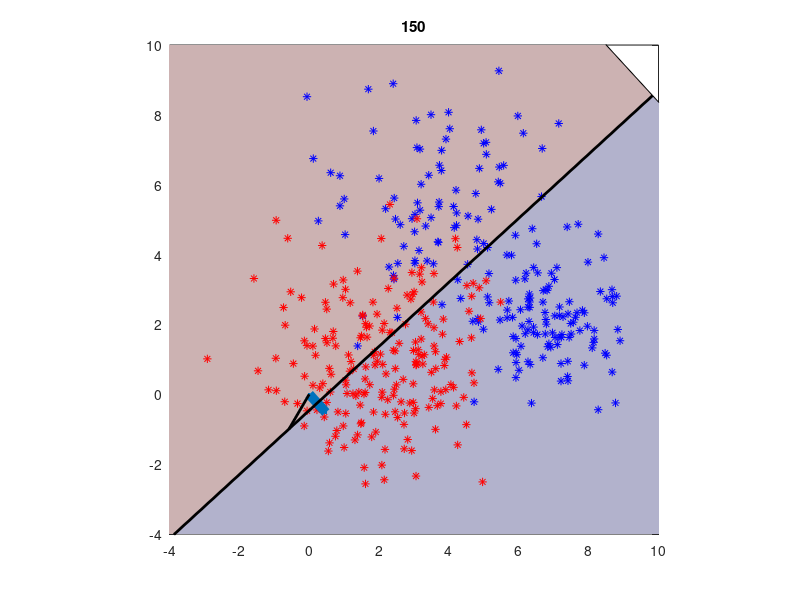

Recreate this plot in MATLAB.
% gradient descent classification example

% define the number of samples per set
NX = 200; % number of blue data points
NY = 200; % number of red data points

% generate some random red and blue data points
VX = 1.7; VY = 1.7;
X=[4;5]+VX*randn(2,round(NX/2));
X=cat(2,X,[7;2]+randn(2,round(NX/2)));
Y=[2;1]+VY*randn(2,NY);

% initialize vector w and scalar b randomly
w=randn(2,1); w=w/norm(w); b=randn(1);

% compute the gradient factors alpha and beta
aa=sum(X,2)-sum(Y,2);
alpha1=aa(1);
alpha2=aa(2);
beta=size(X,2)-size(Y,2);

for n=1:150

    % ------------------
    % Update the w-Vector
    % ------------------
    
    % compute the w-gradient
    dw = zeros(size(w));
    for m=1:size(w,1)
        dw(m)=aa(m)/sqrt(sum(w)) - (w(m)*(aa.'*w))/((w.'*w).^(3/2));
    end
    % edit here and return in dw the current gradient vecor of w

    % update the w vector with a learning rate of 0.1
    w=w+0.1*dw;
    % renormalize the w vector
    w=w/norm(w);
    
    % ------------------
    % Update the b-Value
    % ------------------
    
    % how many X are on the wrong side
    px=w.'*X-b; 
    % how many Y are on the wrong side 
    py=w.'*Y-b;
    % find a mean change based on the negative scores
    db=mean([py(py>0),px(px<0)]);
    % update the scalar value of b
    b=b+db;
    
    % ----------------
    % Draw the Results
    % ----------------
    
    % define the line drawing points
    wx=[w(2);-w(1)];
    A=b*w-20*wx; B=b*w+20*wx;
    C=A+20*w; D=B+20*w;
    E=A-20*w; F=B-20*w;
    % draw the data
    plot(0,0,'k+'); hold on;
    patch([A(1) B(1) D(1) C(1) A(1)],...
        [A(2) B(2) D(2) C(2) A(2)],[0.7 0.7 0.8]);
    patch([A(1) B(1) F(1) E(1) A(1)],...
        [A(2) B(2) F(2) E(2) A(2)],[0.8 0.7 0.7]);
    plot(X(1,:),X(2,:),'b*');
    plot(Y(1,:),Y(2,:),'r*'); 
    h=plot([0 w(1)],[0 w(2)]);
    set(h,'LineWidth',7,'Marker','.')
    h=plot(b*[0 w(1)],b*[0 w(2)]);
    set(h,'LineWidth',2,'Color','k');
    h=plot([A(1) B(1)],[A(2),B(2)]); hold off;
    set(h,'LineWidth',2,'Color','k');
    axis([-4 10 -4 10]); axis square
    grid on
    title(num2str(n))
    
    %if n<6; pause; end
    drawnow
end



